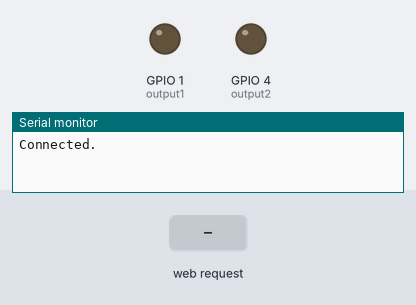
Simulated run of this sketch. Board: ESP8266 (NodeMCU). Parts: output pins drawn as LEDs (lit = HIGH), the last lines printed to the serial monitor. Inputs (shaded band) come from the test bench. WiFi joins after 1.5 s; servers stay silent unless stated.

Above: at 2.7 s.
2.8 s: HTTP request GET /5/on received
At 3.4 s:
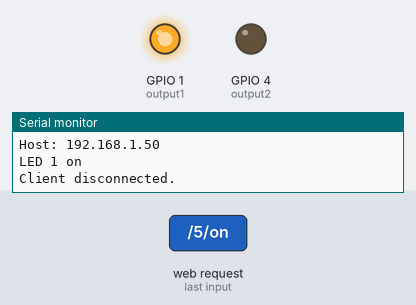
4.3 s: HTTP request GET /4/on received
At 4.6 s:
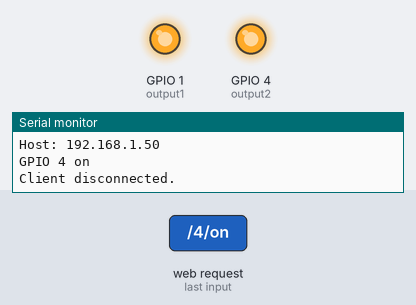
5.8 s: HTTP request GET /5/off received
At 6.9 s:
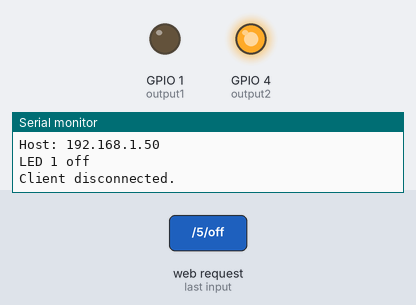
Timing chart, 0 to 8.8 s (numbered marks = the images above; inputs shaded):
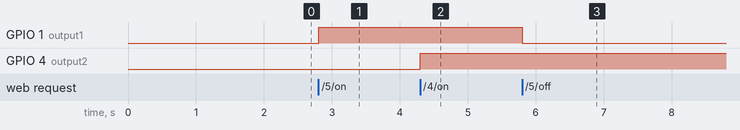

The sketch:

esp8266wifimanager.ino
```cpp
#include <ESP8266WiFi.h>
#include <DNSServer.h>
#include <ESP8266WebServer.h>
#include <WiFiManager.h> // https://github.com/tzapu/WiFiManager

// Set web server port number to 80
WiFiServer server(80);

// Variable to store the HTTP request
String header;

// Auxiliar variables to store the current output state
String output1State = "off";
String output2State = "off";

// Assign output variables to GPIO pins
const int output1 = 1;
const int output2 = 4;

void setup()
{
    Serial.begin(115200);

    // Initialize the output variables as outputs
    pinMode(output1, OUTPUT);
    pinMode(output2, OUTPUT);

    // Set outputs to LOW
    digitalWrite(output1, LOW);
    digitalWrite(output2, LOW);

    // WiFiManager
    // Local intialization. Once its business is done, there is no need to keep it around
    WiFiManager wifiManager;

    // Uncomment and run it once, if you want to erase all the stored information
    //  wifiManager.resetSettings();

    // set custom ip for portal
    //wifiManager.setAPConfig(IPAddress(10,0,1,1), IPAddress(10,0,1,1), IPAddress(255,255,255,0));

    // fetches ssid and pass from eeprom and tries to connect
    // if it does not connect it starts an access point with the specified name
    // here  "AutoConnectAP"
    // and goes into a blocking loop awaiting configuration
    wifiManager.autoConnect("MyWiFi");

    // or use this for auto generated name ESP + ChipID
    //wifiManager.autoConnect();

    // if you get here you have connected to the WiFi
    Serial.println("Connected.");

    server.begin();
}

void loop()
{
    WiFiClient client = server.available(); // Listen for incoming clients

    if (client)
    {                                  // If a new client connects,
        Serial.println("New Client."); // print a message out in the serial port
        String currentLine = "";       // make a String to hold incoming data from the client

        while (client.connected())
        {
            // loop while the client's connected
            if (client.available())
            {
                // if there's bytes to read from the client, read a byte, then print it out the serial monitor
                char c = client.read();
                Serial.write(c);
                header += c;

                if (c == '\n')
                {
                    // if the byte is a newline character
                    // if the current line is blank, you got two newline characters in a row.
                    // that's the end of the client HTTP request, so send a response:
                    if (currentLine.length() == 0)
                    {
                        // HTTP headers always start with a response code (e.g. HTTP/1.1 200 OK)
                        // and a content-type so the client knows what's coming, then a blank line:
                        client.println("HTTP/1.1 200 OK");
                        client.println("Content-type:text/html");
                        client.println("Connection: close");
                        client.println();

                        // turns the GPIOs on and off
                        if (header.indexOf("GET /5/on") >= 0)
                        {
                            Serial.println("LED 1 on");
                            output1State = "on";
                            digitalWrite(output1, HIGH);
                        }
                        else if (header.indexOf("GET /5/off") >= 0)
                        {
                            Serial.println("LED 1 off");
                            output1State = "off";
                            digitalWrite(output1, LOW);
                        }
                        else if (header.indexOf("GET /4/on") >= 0)
                        {
                            Serial.println("GPIO 4 on");
                            output2State = "on";
                            digitalWrite(output2, HIGH);
                        }
                        else if (header.indexOf("GET /4/off") >= 0)
                        {
                            Serial.println("GPIO 4 off");
                            output2State = "off";
                            digitalWrite(output2, LOW);
                        }

                        // Display the HTML web page
                        client.println("<!DOCTYPE html><html>");
                        client.println("<head><meta name=\"viewport\" content=\"width=device-width, initial-scale=1\">");
                        client.println("<link rel=\"icon\" href=\"data:,\">");

                        // CSS to style the on/off buttons
                        // Feel free to change the background-color and font-size attributes to fit your preferences
                        client.println("<style>html { font-family: Helvetica; display: inline-block; margin: 0px auto; text-align: center;}");
                        client.println(".button { background-color: #195B6A; border: none; color: white; padding: 16px 40px;");
                        client.println("text-decoration: none; font-size: 30px; margin: 2px; cursor: pointer;}");
                        client.println(".button2 {background-color: #77878A;}</style></head>");

                        // Web Page Heading
                        client.println("<body><h1>ESP8266 Web Server</h1>");

                        // Display current state, and ON/OFF buttons for GPIO 5
                        client.println("<p>LED 1 - State " + output1State + "</p>");

                        // If the output1State is off, it displays the ON button
                        if (output1State == "off")
                        {
                            client.println("<p><a href=\"/5/on\"><button class=\"button\">ON</button></a></p>");
                        }
                        else
                        {
                            client.println("<p><a href=\"/5/off\"><button class=\"button button2\">OFF</button></a></p>");
                        }

                        // Display current state, and ON/OFF buttons for GPIO 4
                        client.println("<p>GPIO 4 - State " + output2State + "</p>");

                        // If the output2State is off, it displays the ON button
                        if (output2State == "off")
                        {
                            client.println("<p><a href=\"/4/on\"><button class=\"button\">ON</button></a></p>");
                        }
                        else
                        {
                            client.println("<p><a href=\"/4/off\"><button class=\"button button2\">OFF</button></a></p>");
                        }

                        client.println("</body></html>");

                        // The HTTP response ends with another blank line
                        client.println();

                        // Break out of the while loop
                        break;
                    }
                    else
                    {
                        // if you got a newline, then clear currentLine
                        currentLine = "";
                    }
                }
                else if (c != '\r')
                {
                    // if you got anything else but a carriage return character,
                    // add it to the end of the currentLine
                    currentLine += c;
                }
            }
        }

        // Clear the header variable
        header = "";

        // Close the connection
        client.stop();
        Serial.println("Client disconnected.");
        Serial.println("");
    }
}
```

Measured:
- after the input at 2.8 s, GPIO 1 (output1): LOW → HIGH at once
- after the input at 4.3 s, GPIO 4 (output2): LOW → HIGH at once
- after the input at 5.8 s, GPIO 1 (output1): HIGH → LOW at once
